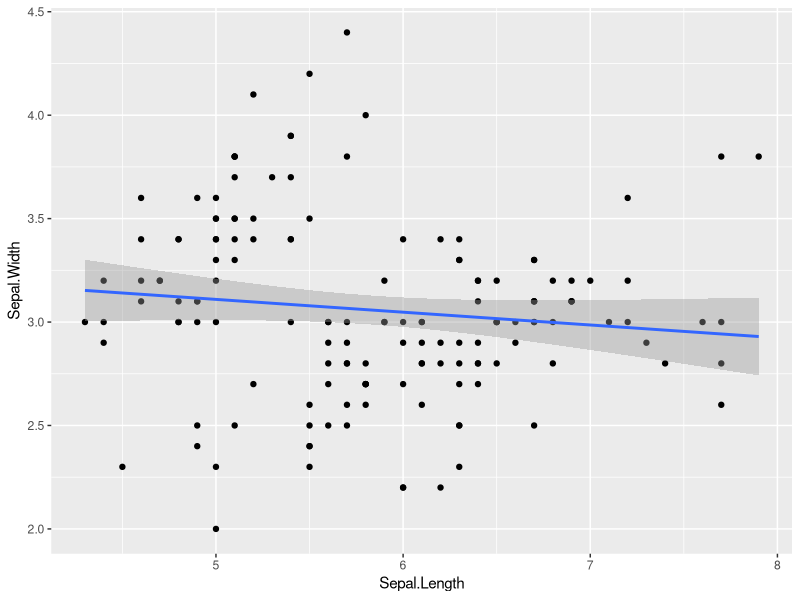

This chart was generated by the following R code: (Note: this script raises an error after producing the figure.)
# install pckgs and load
library(dplyr)
library(ggplot2)

# lets plot some iris data
data <- iris
head(data)

# Fitting the line for all
ggplot(data, aes(Sepal.Length, Sepal.Width)) +
        geom_point() +
        geom_smooth(method = 'lm')



ggplot(data, aes(Sepal.Length, Sepal.Width, color = Species)) +
        geom_point() +
        geom_smooth(method = 'lm') +
        labs(y = 'Sepal width', x = 'Sepal length') +
        theme_starwars() +
        theme(panel.grid.minor = element_blank(),
              legend.position = 'top')
      
ggsave('./figures/iris_lm_species.pdf', height = 5, width = 5)